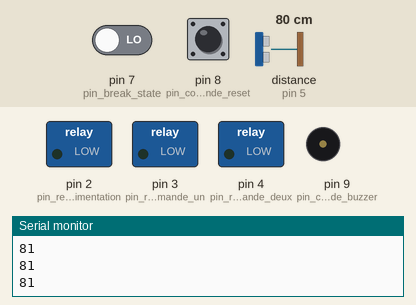
A sketch run on a simulated Arduino Uno, built with avr-gcc and run on an emulated ATmega328P. Parts: switched loads named in the sketch (green lamp = pin HIGH), buzzer (waves = sounding, pin HIGH), the last lines printed to the serial monitor. The test bench sets the inputs (shaded band); at power-on: distance to the obstacle (sensor on pin 5) 80 cm, pin 8 (pin_commande_reset) LOW, pin 7 (pin_break_state) LOW. The echo pulse lasts 58.3 µs per cm.

Above: at 1.2 s.
1.3 s: distance to the obstacle (sensor on pin 5) set to 52 cm
2.8 s: distance to the obstacle (sensor on pin 5) set to 46 cm
At 3.6 s:
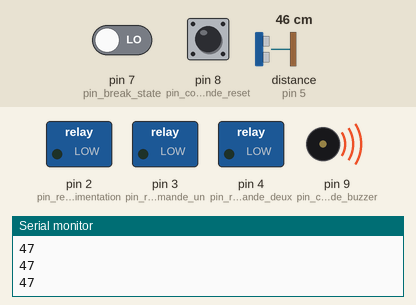
5.8 s: pin 8 (pin_commande_reset) pulled HIGH for 0.15 s
At 7.0 s:
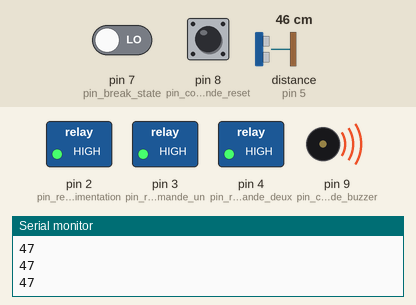
7.4 s: pin 7 (pin_break_state) driven HIGH
At 8.2 s:
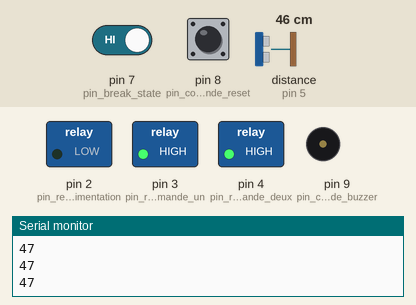
8.9 s: pin 7 (pin_break_state) driven LOW
At 9.4 s:
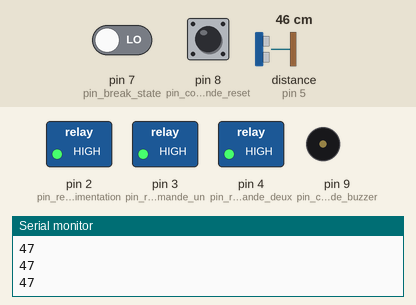
10.4 s: distance to the obstacle (sensor on pin 5) set to 60 cm
At 10.9 s:
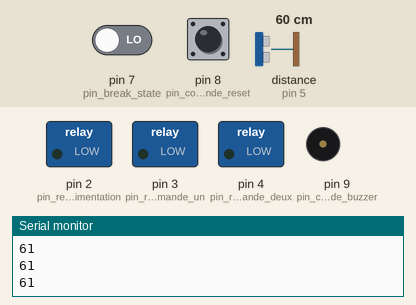
Timing chart, 0 to 12.9 s (numbered marks = the images above; inputs shaded):
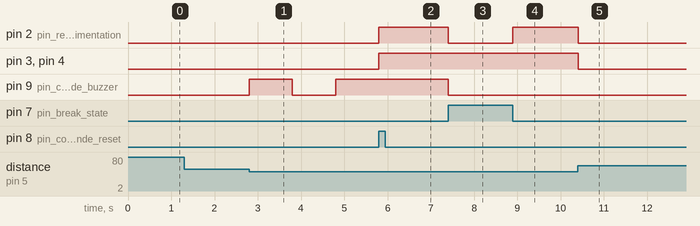

The sketch:

freinage_voiture_automatique.ino
```cpp
//VATSU
/*
PREREQUIS:
- 1 capteur ultason : pour mesurer la distatnce
- 1 moteur : pour controler le levie de frein
- 1 buzzer : pour le signalement sonor
- 2 bouton poussoir(ou systeme de contact): pour savoir quand le levier est a son etat normal
                                            et pouvoir reinitialiser tout le programme
- 3 realis de contatct : pour commander les broches du moteur et l'alimentation

FONCTIONNEMENT :
  - le programme va continuelement tester si on est dans la plage ou le systeme doit
    commencer a fonctionner, si il y est le programme vas tester et trouver la
    plage dans la quel on se trouve, et en fonction de celle ci on peut
    lancer au conducteur un avertissement, freinner la voiture a interval definie ou
    freiner totalement et arreter la voiture.

  - apres l'execution du programme on peut appuyer sur le bouton poussoir (systeme de contact)
    pour reinitialiser le programme a zero

NOTA BENE : la position initial du relais doit etre pour le sens horlogique(abaisser le levier de frein)
            c'est seulement une fois ce relais enclacher que le moteur tourne dans le sens antihorlogique.

fait par l'Ir KATSUVA MALAMBO le 14 Janvier 2026
*/
#include <NewPing.h>  //inclure la bibliotheque pour gerer le capteur ultrason

#define zero 0     //definir la valeur zero pour ne pas avoir a se repeter
#define baud 9600  //definir la vitesse d'initialisation du moniteur serie

#define echo_pin 5        //definir le pin 5 pour la broche echo du capteur ultrason
#define trigger_pin 6     //definir le pin 6 pour la broche trigger du capteur ultrason
#define max_distance 200  //definir la distance max que le capteur peut mesurer en cm

#define pin_break_state 7      //definir la broche 7 pour savoir si le levier de frein est a son etat initial ou non
#define pin_commande_reset 8   //definir la broche 8 pour reinitialiser tout le systeme
#define pin_commande_buzzer 9  //definir la broche 9 pour commander le buzzer

#define pin_relais_commande_un 3    //definir la broche 3 comme commande du relais de la broche un du moteur
#define pin_relais_alimentation 2   //definir la broche 2 comme commande du relais qui controle l'alimentation du moteur
#define pin_relais_commande_deux 4  //definir la broche 4 comme commande du relais de la broche deux du moteur

#define distance_avertissement 50  //definir la distance(en cm) a laquel l'utilisateur doit avoir un avertissement
#define distance_freinage_step 30  //definir la distance(en cm) a laquel la voiture freinne selon un interval definie
#define distance_freinage_stop 10  //definir la distance(en cm) a laquel les freins doivent etre totalement activer pour arreter de force le vehicule

NewPing capteur_ultrason(trigger_pin, echo_pin, max_distance);  //cree l'instance du cateur ultrason

bool avertissement = false;  //declarer la variable booleenne avertissement qui permet d'activer le programme d'avertissement
bool freinage_step = false;  //declarer la variable booleenne freinage_step qui permet d'activer le programme de freinage par interval
bool freinage_stop = false;  //declarer la variable booleennne freinage_stop qui permet d'activer le programme qui arrete le vehicule de force

bool reset_systeme = false;   //declarer la variable booleenne reset_stysteme qui permet d'activer le programme qui reinitialise tout le systeme
bool active_systeme = false;  //declarer la variable booleenne active_systeme tout le systeme

bool state_break_state = false;          //declarer la variable booleenne state_break_state qui permet de savoir si le levier de frein est a son etat initial
bool state_commande_reset = false;       //declarer la variable booleenne state_commande_reset qui permet de savoir si le bouton reset est appuyer
bool state_commande_buzzer = false;      //declarer la variable booleenne state_commande_buzzer qui permet de controler le buzzer
bool state_relais_commande = false;      //declarer la variable booleenne state_relais_commande qui permet de commander les relais du moteur
bool state_relais_alimentation = false;  //declarer la variable booleenne state_relais_alimentation qui permet de controler le relais de l'alimentation

unsigned int distance = zero;  //declarer la variable entiere distance qui recoit la distance mesurer par le capteur ultrason

unsigned long present_time = zero;                 //declarer la variable entiere non signer present_time pour utiliser millis() et l'initialiser a zero
unsigned long previous_time_sensor = zero;         //declarer la variable entiere non signer previous_time_sensor pour la temporisation de la mesure par le capteur ultrason
unsigned long previous_time_avertissement = zero;  //declarer la variable entiere non signer previous_time_avertissement pour la temporisation pendant l'avertissement
unsigned long previous_time_freinage_step = zero;  //declarer la variable entiere non signer previous_time_freinage_step pour la temporisation pendant le freinage par interval

#define interval_mesure 50             //definir l'interval en milli seconde pour mesurer a nouveau la distance
#define interval_relais_commande 1000  //definir l'interval pour le programme d'avertissement et celui de freinage par interval

void setup() {
  Serial.begin(baud);  //initialiser le moniteur serie

  pinMode(pin_break_state, INPUT);       //configurer la broche pin_break_state comme entrer
  pinMode(pin_commande_reset, INPUT);    //configurer la broche pin_commande_reset comme entrer
  pinMode(pin_commande_buzzer, OUTPUT);  //congigurer la broche pin_commande_buzzer comme sortie

  pinMode(pin_relais_commande_un, OUTPUT);    //configurer la broche pin_relais_commande_un comme sortie
  pinMode(pin_relais_alimentation, OUTPUT);   //configurer la broche pin_relais_alimentation comme sortie
  pinMode(pin_relais_commande_deux, OUTPUT);  //configurer la broche pin_relais_commande_deux comme sortie
}

void loop() {
  present_time = millis();                                 //affecter la valeur de millis a present_time
  state_break_state = digitalRead(pin_break_state);        //stocker la valeur de pin_bread_state dans la variable state_break_state
  state_commande_reset = digitalRead(pin_commande_reset);  //stocker la valeur de pin_commande_reset dans la variable state_commande_reset

  if ((present_time - previous_time_sensor) >= interval_mesure) {  //mettre une temporisation dans un interval egal a la valeur de interval_mesure
    distance = capteur_ultrason.ping_cm();                         //stocker la valeur mesurer par le capteur dans la variable distance
    Serial.println(distance);                                      //afficher la valeur mesurer par le capteru dans le moniteur serie
    previous_time_sensor = present_time;                           //renouveller l'interval
  }

  if (state_break_state) {
    state_commande_buzzer = false;
    state_relais_alimentation = false;
  } else {


    active_systeme = ((distance <= distance_avertissement) && (distance > zero) && (distance != zero)) ? true : false;  //activer la variable active_systeme si on est dans la plage donnee, la desactiver si non

    if (active_systeme) {                                                                                              //tester la variable active_systeme est sur true
      if ((distance <= distance_avertissement) && (distance > distance_freinage_step) && (distance != zero)) {         //tester si on est dans l'interval de l'avertissement
        avertissement = true;                                                                                          //mettre la variable avertissement a true
        freinage_step = false;                                                                                         //mettre la variable freinage_step sur false
        freinage_stop = false;                                                                                         //mettre la variable freinage_stop sur false
      } else if ((distance <= distance_freinage_step) && (distance > distance_freinage_stop) && (distance != zero)) {  //tester si on est dans l'interval du freinage par interval
        avertissement = false;                                                                                         //mettre la variable avertissement a false
        freinage_step = true;                                                                                          //mettre la variable freinage_step sur true
        freinage_stop = false;                                                                                         //mettre la variable freinage_stop sur false
      } else if ((distance <= distance_freinage_stop) && (distance > zero)) {                                          //tester sin on est dans l'interval du freinage total
        avertissement = false;                                                                                         //mettre la variable avertissement sur false
        freinage_step = false;                                                                                         //mettre la variable freinage_step sur false
        freinage_stop = true;                                                                                          //mettre la variable freinage_stop sur true
      }


    } else {  //si le systeme n'est pas activer mettre toute les variable booleenne a false
      avertissement = false;
      freinage_step = false;
      freinage_stop = false;

      reset_systeme = false;
      state_break_state = false;
      state_commande_buzzer = false;
      state_relais_commande = false;
      state_relais_alimentation = false;
    }

    if (state_commande_reset) reset_systeme = true;  //si le bouton reset est presser reset le systeme

    if (reset_systeme) {                   //tester si le bouton reset a ete appuyer
      if (!state_break_state) {            //tester si le levier du frein n'est pas a son etat d'origin
        state_relais_commande = true;      //commander le relais du moteur pour faire tourner le moteur dans le sens antiorlogique
        state_relais_alimentation = true;  //commander le moteur pour allimenter le moteur
      } else {                             //si le levier du frein est a son etat normal
        reset_systeme = false;             //desactiver le reset du systeme
      }

    } else {                                                                             //si le bouton reset n'a pas ete appuyer
      if (avertissement) {                                                               //tester si la variable booleenne avertissement est sur true pour avtiver ce programme
        if ((present_time - previous_time_avertissement) >= interval_relais_commande) {  //mettre une temporisation en millisecode egal a la valeur de interval_relais_commande
          state_relais_alimentation = false;                                             //desactiver l'alimentation du moteur
          state_commande_buzzer = !state_commande_buzzer;                                //allumer et etteindre le buzzer dans l'interval definie
          previous_time_avertissement = present_time;                                    //renouveller le temps precedent
        }
      }

      if (freinage_step) {                                                               //tester si la variable booleenne freinage_step est sur true pour activer ce programme
        if ((present_time - previous_time_freinage_step) >= interval_relais_commande) {  //mettre une temporisation en millicesonde egal a la valeur de interval_relais_commande
          state_relais_alimentation = true;                                              //activer l'alimentation du moteur
          state_commande_buzzer = !state_commande_buzzer;                                //allumer et etteindre le buzzer dans l'interval definie
          state_relais_commande = !state_relais_commande;                                //faire tourner le moteur dans le sens horlogique et antihorlogique dans l'interval definie
          previous_time_freinage_step = present_time;                                    //renouveller le temps precedent
        }
      }

      if (freinage_stop) {                 //tester si la variable booleenne frinage_stop est sur true pour activer ce programme
        state_commande_buzzer = true;      //allumer continuellement le buzzer
        state_relais_commande = false;     //faire tourner le moteur dans le sens horlogique
        state_relais_alimentation = true;  //activer l'alimentation du moteur
      }
    }
  }
  digitalWrite(pin_commande_buzzer, state_commande_buzzer);          //commander le buzzer en fonction de la variable state_commande_buzzer
  digitalWrite(pin_relais_commande_un, state_relais_commande);       //commander le relais de la premiere broche du moteur en fonction de la variable state_relais_commande
  digitalWrite(pin_relais_commande_deux, state_relais_commande);     //commander le relais de la deuxieme broche du moteur en fonction de la variable state_relais_commande
  digitalWrite(pin_relais_alimentation, state_relais_alimentation);  //commander le relais de l'alimentation du moteur en fonction de la variable state_relais_alimentation
}
```

Measured:
- the behaviour switches between 50 and 49 cm on distance to the obstacle (sensor on pin 5) (found by bisection; images 0 and 1)
- after the input at 2.8 s, pin 9 (pin_commande_buzzer): LOW → HIGH at once, → LOW 1.0 s later, → HIGH 1.0 s later
- after the input at 5.8 s, pin 2 (pin_relais_alimentation), pin 3 (pin_relais_commande_un), pin 4 (pin_relais_commande_deux): LOW → HIGH at once; pin 9 (pin_commande_buzzer): stays HIGH (without the input it goes to LOW after 0.00 s)
- after the input at 7.4 s, pin 2 (pin_relais_alimentation), pin 9 (pin_commande_buzzer): HIGH → LOW at once
- after the input at 8.9 s, pin 2 (pin_relais_alimentation): LOW → HIGH at once
- after the input at 10.4 s, pin 2 (pin_relais_alimentation), pin 3 (pin_relais_commande_un), pin 4 (pin_relais_commande_deux): HIGH → LOW at once
